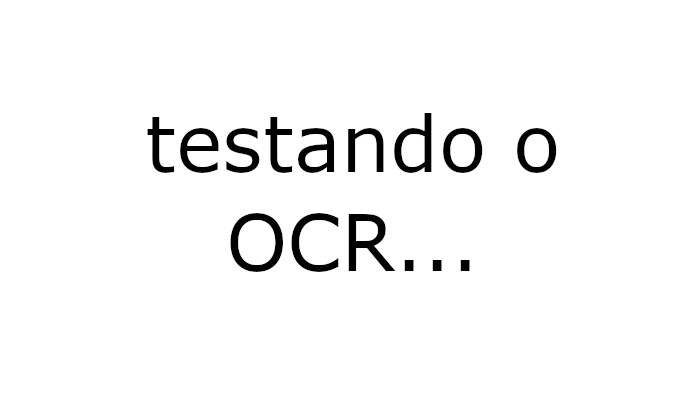
#> input picture teste01.jpg, 700 x 400 px
$ jupyter execute --allow-errors pre_processaOCR.ipynb
#> lines starting #> are read from the running program, lines starting #| are printed output that depends on the picture
[cell 1]
import pytesseract
import numpy
import cv2
import matplotlib.pyplot as plt
from PIL import Image
from pytesseract import Output

[cell 2]
img1 = cv2.imread('teste01.jpg')
#> img1 is the input picture: shape (400, 700, 3); min 0, max 255, mean 246.2
plt.imshow(img1)
plt.axis('off')
plt.show()

[cell 3]
'''Fazer conversão da imagem 1 pra RGB'''

rgb = cv2.cvtColor(img1, cv2.COLOR_BGR2RGB)
plt.imshow(img1)
plt.axis('off')
plt.show()

[cell 4]
caminho = r"C:\Program Files\Tesseract-OCR"
pytesseract.pytesseract.tesseract_cmd = caminho + r"\tesseract.exe"

#> (the rest of this cell did not finish here and is left out)

[cell 5]
img2 = cv2.imread('teste02.jpg')
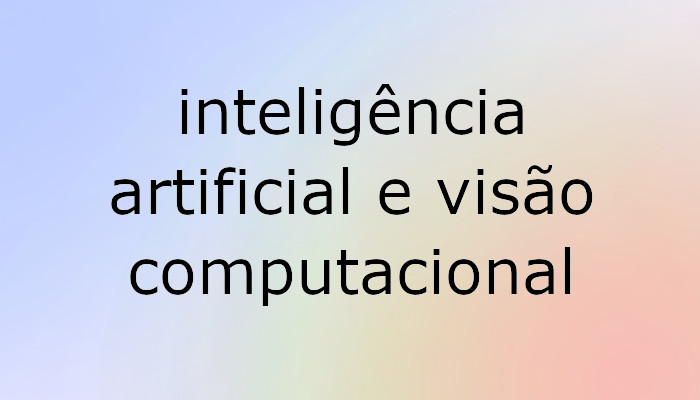
#> input picture teste02.jpg, 700 x 400 px
#> img2 is the input picture: shape (400, 700, 3); mean B, G, R 212, 204.9, 207.8
plt.imshow (cv2.cvtColor(img2, cv2.COLOR_BGR2RGB))
plt.axis('off')
plt.show()

[cell 6]
caminho = r"C:\Program Files\Tesseract-OCR"
pytesseract.pytesseract.tesseract_cmd = caminho + r"\tesseract.exe"

#> (the rest of this cell did not finish here and is left out)

[cell 7]
img3 = cv2.imread('trecho-livro.jpg')
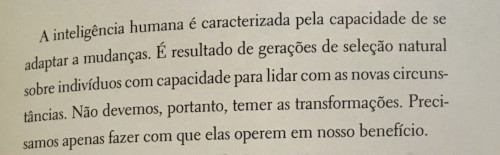
#> input picture trecho-livro.jpg, 500 x 155 px
#> img3 is the input picture: shape (155, 500, 3); mean B, G, R 162.2, 177.8, 183.6
plt.imshow (cv2.cvtColor(img3, cv2.COLOR_BGR2RGB))
plt.axis('off')
plt.show()

[cell 8]
caminho = r"C:\Program Files\Tesseract-OCR"
pytesseract.pytesseract.tesseract_cmd = caminho + r"\tesseract.exe"

config_tesseract = '--psm 6'

#> (the rest of this cell did not finish here and is left out)

[cell 9]
img4 = cv2.imread('saida.jpg')
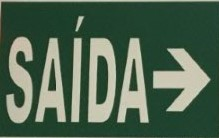
#> input picture saida.jpg, 219 x 138 px
#> img4 is the input picture: shape (138, 219, 3); mean B, G, R 81.5, 101.9, 79.7
plt.imshow (cv2.cvtColor(img4, cv2.COLOR_BGR2RGB))
plt.axis('off')
plt.show()

[cell 10]
caminho = r"C:\Program Files\Tesseract-OCR"
pytesseract.pytesseract.tesseract_cmd = caminho + r"\tesseract.exe"

config_tesseract = '--psm 6'

#> (the rest of this cell did not finish here and is left out)

[cell 11]
img5 = Image.open('livro01.jpg')
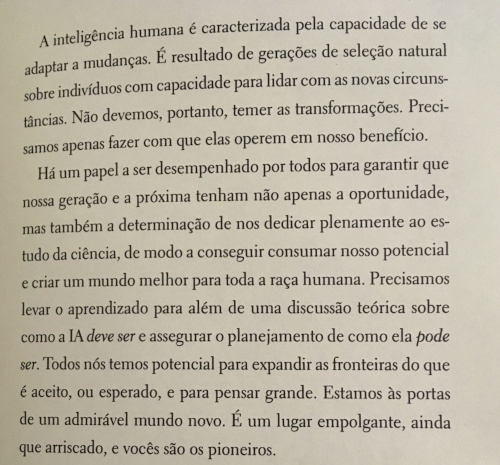
#> input picture livro01.jpg, 500 x 465 px
#> img5 is the input picture: PIL image 500x465 RGB; mean R, G, B 186.4, 180.2, 164.1
plt.imshow(img5);
plt.axis('off')
plt.show()

[cell 12]
print(pytesseract.image_to_osd(img5))
#> (this line was passed over: pytesseract is not available in this run)

[cell 13]
'''Seleção dos textos'''

img6 = cv2.imread('teste_manuscrito_01.jpg')
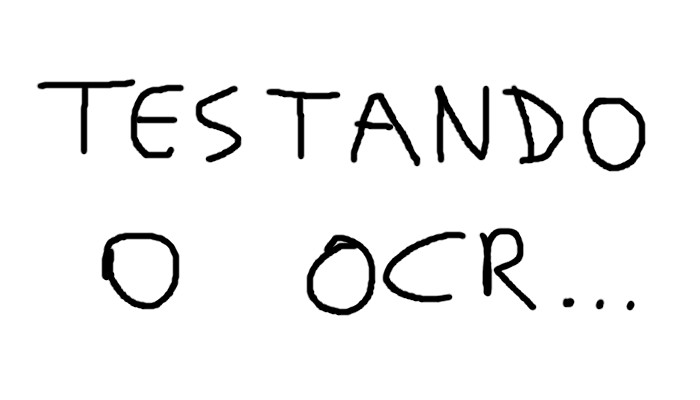
#> input picture teste_manuscrito_01.jpg, 700 x 400 px
#> img6 is the input picture: shape (400, 700, 3); min 0, max 255, mean 241.3
plt.imshow(img6);
plt.axis('off')
plt.show()
